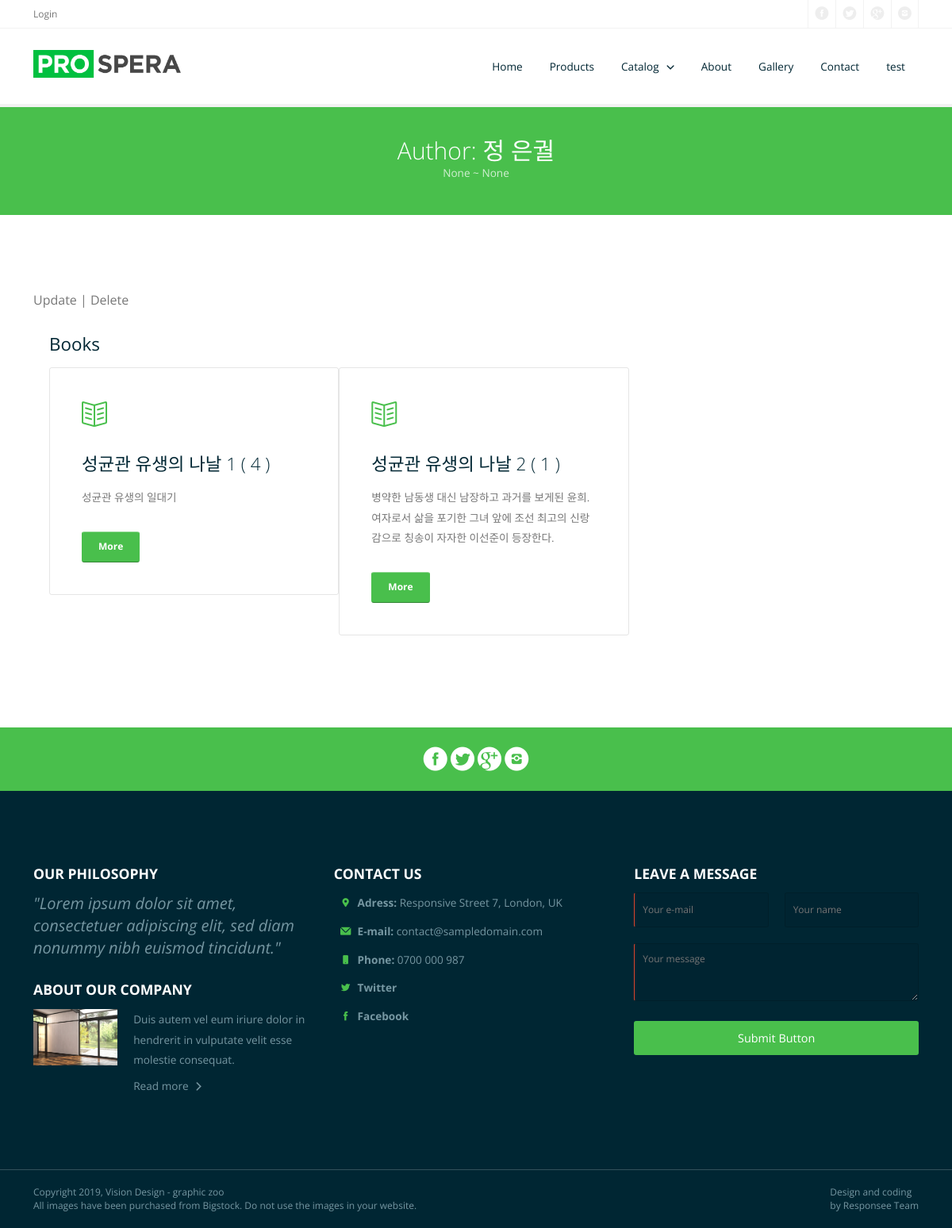
/catalog/author/1/, run on the app's committed database.
### catalog/models.py (models this page shows, shortened)
class Author(models.Model):
    first_name = models.CharField(max_length=100)
    last_name = models.CharField(max_length=100)
    date_of_birth = models.DateField(null=True, blank=True)
    date_of_death = models.DateField('Died', null=True, blank=True)
    class Meta:
        ordering = ['last_name', 'first_name']
    def __str__(self):
        return f'{self.last_name} {self.first_name}'

class Book(models.Model):
    title = models.CharField(max_length=200)
    author = models.ForeignKey('Author', on_delete=models.SET_NULL, null=True)
    summary = models.TextField(max_length=1000, help_text='Enter a brief description of the book')
    isbn = models.CharField('ISBN', max_length=13, help_text='13 Character <a href="https://www.isbn-international.org/content/what-isbn">ISBN number</a>')
    genre = models.ManyToManyField(Genre, help_text='Select a genre for this book')
    language = models.ForeignKey('Language', on_delete=models.SET_NULL, null=True)
    def get_absolute_url(self):
        return reverse('book-detail', args=[str(self.id)])
    def display_genre(self):
        """Create a string for the Genre. This is required to display genre in Admin."""
        return ', '.join(genre.name for genre in self.genre.all()[:3])
    display_genre.short_description = 'Genre'

### catalog/views.py (the view)
# urls.py: path('author/<int:pk>/', views.AuthorDetailView.as_view(), name='author-detail'),
class AuthorDetailView(generic.DetailView):
    model = Author

### catalog/templates/catalog/author_detail.html (shortened to what this page needs)
{% extends "base.html" %}
{% block content %}
    <main role="main">
      <article>
        <header class="section-small-padding background-primary text-center">
            <h1 class="text-white margin-bottom-0 text-size-30 text-thin text-line-height-1">Author: {{ author }}</h1>
            <p>{{ author.date_of_birth }} ~ {{ author.date_of_death }}</p>
        </header>
        <div class="section background-white">
          <div class="line margin-bottom-30">
            <a href="{% url 'author_update' author.id %}"" > Update</a> | <a href="{% url 'author_delete' author.id %}">Delete</a>
          </div>
          <div class="line">
            <div style="margin-left:20px;margin-top:20px">
              <h2>Books</h2>
              {% for book in author.book_set.all %}
              <div class="s-12 m-12 l-4 margin-bottom">
                <div class="padding-2x block-bordered border-radius">
                  <i class="icon-sli-book-open icon2x text-primary margin-bottom-30"></i>
                  <h2 class="text-thin">{{ book.title }} ( {{ book.bookinstance_set.all.count }} )</h2>
                  <p class="margin-bottom-30">{{ book.summary }}</p>
                  <a class="button border-radius background-primary text-size-12 text-white text-strong" href="{{ book.get_absolute_url }}">More</a>
                </div>
              </div>
              {% endfor %}
            </div>
          </div>
        </div>
      </article>
    </main>
{% endblock %}

### static/website/css/components.css (style rules this page uses)
.button,a.button,a.button:link,a.button:active,a.button:visited { background: #777 none repeat scroll 0 0; border: 0; color: #fff; cursor: pointer; display: inline-block; font-size: 0.85rem; padding: 0.825rem 1rem; text-align: center; transition: all 0.20s linear 0s; -o-transition: all 0.20s linear 0s; -ms-transition: all 0.20s linear 0s; -moz-transition: all 0.20s linear 0s; -webkit-transition: all 0.20s linear 0s; }

### static/website/css/responsee.css (style rules this page uses)
* { -webkit-box-sizing:border-box; -moz-box-sizing:border-box; box-sizing:border-box; margin:0; }
body { background:none repeat scroll 0 0 #eeeeee; font-size:16px; font-family:"Open Sans",Arial,sans-serif; color:#444; }
h1,h2,h3,h4,h5,h6 { color:#152732; font-weight: normal; line-height: 1.3; margin:0.5rem 0; }
h1 { font-size:2.7rem; }
h2 { font-size:2.2rem; }
a, a:link, a:visited, a:hover, a:active { text-decoration:none; color:#9BB800; transition:color 0.20s linear 0s; -o-transition:color 0.20s linear 0s; -ms-transition:color 0.20s linear 0s; -moz-transition:color 0.20s linear 0s; -webkit-transition:color 0.20s linear 0s; }
p,li,dl,blockquote,table,kbd { font-size: 0.85rem; line-height: 1.6; }
.text-center { text-align:center!important; }
.size-960 .line,.size-1140 .line,.size-1280 .line,.size-1520 .line { margin:0 auto; padding:0 0.625rem; }
.size-1140 .line,.size-1140 .grid { max-width:71rem; }
.line::after, nav::after, .center::after, .box::after, .margin::after, .margin2x::after, .grid.full::after { clear:both; content: "."; display:block; height:0; line-height:0; overflow:hidden; visibility:hidden; }
.line { clear:left; }
.margin-bottom { margin-bottom:1.25rem!important; }
.s-1,.s-2,.s-five,.s-3,.s-4,.s-5,.s-6,.s-7,.s-8,.s-9,.s-10,.s-11,.s-12,.m-1,.m-2,.m-five,.m-3,.m-4,.m-5,.m-6,.m-7,.m-8,.m-9,.m-10,.m-11,.m-12,.l-1,.l-2,.l-five,.l-3,.l-4,.l-5,.l-6,.l-7,.l-8,.l-9,.l-10,.l-11,.l-12,.xl-1,.xl-2,.xl-five,.xl-3,.xl-4,.xl-5,.xl-6,.xl-7,.xl-8,.xl-9,.xl-10,.xl-11,.xl-12,.xxl-1,.xxl-2,.xxl-five,.xxl-3,.xxl-4,.xxl-5,.xxl-6,.xxl-7,.xxl-8,.xxl-9,.xxl-10,.xxl-11,.xxl-12 { float:left; position:static; }
.s-12, .grid .s-12.center { width:100% }
.m-12, .grid .m-12.center { width:100% }
.l-4, .grid .l-4.center { width:33.3333%; }
@media screen and (max-width:1366px) { .size-960,.size-1140,.size-1280,.size-1520 { max-width:1366px; } }

### data on the page
Author: last_name+first_name "정 은궐", date_of_birth "None", date_of_death "None"
Book: title "성균관 유생의 나날 1", bookinstance_set.all.count "4", summary "성균관 유생의 일대기"
Book: title "성균관 유생의 나날 2", bookinstance_set.all.count "1", summary "병약한 남동생 대신 남장하고 과거를 보게된 윤희. 여자로서 삶을 포기한 그녀 앞에 조선 최고의 신랑감으로 칭송이 자자한 이선준이 등장한다."
